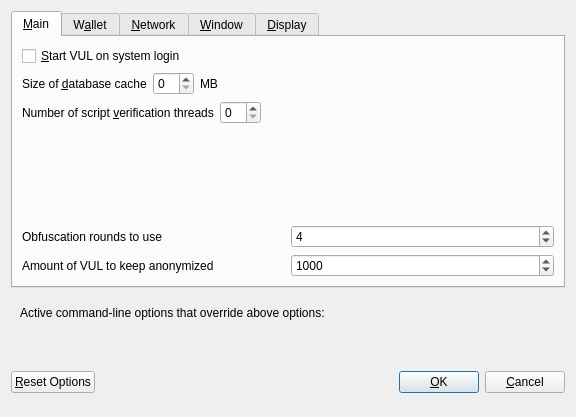
<?xml version="1.0" encoding="UTF-8"?>
<ui version="4.0">
 <class>OptionsDialog</class>
 <widget class="QDialog" name="OptionsDialog">
  <property name="geometry">
   <rect>
    <x>0</x>
    <y>0</y>
    <width>576</width>
    <height>417</height>
   </rect>
  </property>
  <property name="windowTitle">
   <string>Options</string>
  </property>
  <property name="modal">
   <bool>true</bool>
  </property>
  <layout class="QVBoxLayout" name="verticalLayout">
   <item>
    <widget class="QTabWidget" name="tabWidget">
     <property name="currentIndex">
      <number>0</number>
     </property>
     <widget class="QWidget" name="tabMain">
      <attribute name="title">
       <string>&amp;Main</string>
      </attribute>
      <layout class="QVBoxLayout" name="verticalLayout_Main">
       <item>
        <widget class="QCheckBox" name="bitcoinAtStartup">
         <property name="toolTip">
          <string>Automatically start VUL after logging in to the system.</string>
         </property>
         <property name="text">
          <string>&amp;Start VUL on system login</string>
         </property>
        </widget>
       </item>
       <item>
        <layout class="QHBoxLayout" name="horizontalLayout_2_Main">
         <item>
          <widget class="QLabel" name="databaseCacheLabel">
           <property name="text">
            <string>Size of &amp;database cache</string>
           </property>
           <property name="textFormat">
            <enum>Qt::PlainText</enum>
           </property>
           <property name="buddy">
            <cstring>databaseCache</cstring>
           </property>
          </widget>
         </item>
         <item>
          <widget class="QSpinBox" name="databaseCache"/>
         </item>
         <item>
          <widget class="QLabel" name="databaseCacheUnitLabel">
           <property name="text">
            <string>MB</string>
           </property>
           <property name="textFormat">
            <enum>Qt::PlainText</enum>
           </property>
          </widget>
         </item>
         <item>
          <spacer name="horizontalSpacer_2_Main">
           <property name="orientation">
            <enum>Qt::Horizontal</enum>
           </property>
           <property name="sizeHint" stdset="0">
            <size>
             <width>40</width>
             <height>20</height>
            </size>
           </property>
          </spacer>
         </item>
        </layout>
       </item>
       <item>
        <layout class="QHBoxLayout" name="horizontalLayout_3_Main">
         <item>
          <widget class="QLabel" name="threadsScriptVerifLabel">
           <property name="text">
            <string>Number of script &amp;verification threads</string>
           </property>
           <property name="textFormat">
            <enum>Qt::PlainText</enum>
           </property>
           <property name="buddy">
            <cstring>threadsScriptVerif</cstring>
           </property>
          </widget>
         </item>
         <item>
          <widget class="QSpinBox" name="threadsScriptVerif">
           <property name="toolTip">
            <string>(0 = auto, &lt;0 = leave that many cores free)</string>
           </property>
          </widget>
         </item>
         <item>
          <spacer name="horizontalSpacer_3_Main">
           <property name="orientation">
            <enum>Qt::Horizontal</enum>
           </property>
           <property name="sizeHint" stdset="0">
            <size>
             <width>40</width>
             <height>20</height>
            </size>
           </property>
          </spacer>
         </item>
        </layout>
       </item>
       <item>
        <spacer name="verticalSpacer_Main">
         <property name="orientation">
          <enum>Qt::Vertical</enum>
         </property>
         <property name="sizeHint" stdset="0">
          <size>
           <width>20</width>
           <height>40</height>
          </size>
         </property>
        </spacer>
       </item>
       <item>
        <layout class="QHBoxLayout" name="horizontalLayout_4_Main">
         <item>
          <widget class="QLabel" name="label">
           <property name="toolTip">
            <string>This setting determines the amount of individual masternodes that an input will be anonymized through.&lt;br/&gt;More rounds of anonymization gives a higher degree of privacy, but also costs more in fees.</string>
           </property>
           <property name="text">
            <string>Obfuscation rounds to use</string>
           </property>
          </widget>
         </item>
         <item>
          <widget class="QSpinBox" name="obfuscationRounds">
           <property name="minimum">
            <number>2</number>
           </property>
           <property name="maximum">
            <number>8</number>
           </property>
           <property name="value">
            <number>4</number>
           </property>
          </widget>
         </item>
        </layout>
       </item>
       <item>
        <layout class="QHBoxLayout" name="horizontalLayout">
         <item>
          <widget class="QLabel" name="label_2">
           <property name="toolTip">
            <string>This amount acts as a threshold to turn off Obfuscation once it's reached.</string>
           </property>
           <property name="statusTip">
            <string notr="true"/>
           </property>
           <property name="whatsThis">
            <string notr="true"/>
           </property>
           <property name="accessibleName">
            <string notr="true"/>
           </property>
           <property name="accessibleDescription">
            <string notr="true"/>
           </property>
           <property name="text">
            <string>Amount of VUL to keep anonymized</string>
           </property>
          </widget>
         </item>
         <item>
          <widget class="QSpinBox" name="anonymizeVul">
           <property name="minimum">
            <number>100</number>
           </property>
           <property name="maximum">
            <number>100000</number>
           </property>
           <property name="singleStep">
            <number>100</number>
           </property>
           <property name="value">
            <number>1000</number>
           </property>
          </widget>
         </item>
        </layout>
       </item>
      </layout>
     </widget>
     <widget class="QWidget" name="tabWallet">
      <attribute name="title">
       <string>W&amp;allet</string>
      </attribute>
      <layout class="QVBoxLayout" name="verticalLayout_Wallet">
       <item>
        <widget class="QGroupBox" name="groupBox">
         <property name="title">
          <string>Expert</string>
         </property>
         <layout class="QVBoxLayout" name="verticalLayout_2">
          <item>
           <widget class="QCheckBox" name="coinControlFeatures">
            <property name="toolTip">
             <string>Whether to show coin control features or not.</string>
            </property>
            <property name="text">
             <string>Enable coin &amp;control features</string>
            </property>
           </widget>
          </item>
          <item>
           <widget class="QCheckBox" name="showMasternodesTab">
            <property name="toolTip">
             <string>Show additional tab listing all your masternodes in first sub-tab&lt;br/&gt;and all masternodes on the network in second sub-tab.</string>
            </property>
            <property name="text">
             <string>Show Masternodes Tab</string>
            </property>
           </widget>
          </item>
          <item>
           <widget class="QCheckBox" name="spendZeroConfChange">
            <property name="toolTip">
             <string>If you disable the spending of unconfirmed change, the change from a transaction&lt;br/&gt;cannot be used until that transaction has at least one confirmation.&lt;br/&gt;This also affects how your balance is computed.</string>
            </property>
            <property name="text">
             <string>&amp;Spend unconfirmed change</string>
            </property>
           </widget>
          </item>
         </layout>
        </widget>
       </item>
       <item>
        <spacer name="verticalSpacer_Wallet">
         <property name="orientation">
          <enum>Qt::Vertical</enum>
         </property>
         <property name="sizeHint" stdset="0">
          <size>
           <width>20</width>
           <height>40</height>
          </size>
         </property>
        </spacer>
       </item>
      </layout>
     </widget>
     <widget class="QWidget" name="tabNetwork">
      <attribute name="title">
       <string>&amp;Network</string>
      </attribute>
      <layout class="QVBoxLayout" name="verticalLayout_Network">
       <item>
        <widget class="QCheckBox" name="mapPortUpnp">
         <property name="toolTip">
          <string>Automatically open the VUL client port on the router. This only works when your router supports UPnP and it is enabled.</string>
         </property>
         <property name="text">
          <string>Map port using &amp;UPnP</string>
         </property>
        </widget>
       </item>
       <item>
        <widget class="QCheckBox" name="allowIncoming">
         <property name="toolTip">
          <string>Accept connections from outside</string>
         </property>
         <property name="text">
          <string>Allow incoming connections</string>
         </property>
        </widget>
       </item>
       <item>
        <widget class="QCheckBox" name="connectSocks">
         <property name="toolTip">
          <string>Connect to the VUL network through a SOCKS5 proxy.</string>
         </property>
         <property name="text">
          <string>&amp;Connect through SOCKS5 proxy (default proxy):</string>
         </property>
        </widget>
       </item>
       <item>
        <layout class="QHBoxLayout" name="horizontalLayout_1_Network">
         <item>
          <widget class="QLabel" name="proxyIpLabel">
           <property name="text">
            <string>Proxy &amp;IP:</string>
           </property>
           <property name="textFormat">
            <enum>Qt::PlainText</enum>
           </property>
           <property name="buddy">
            <cstring>proxyIp</cstring>
           </property>
          </widget>
         </item>
         <item>
          <widget class="QValidatedLineEdit" name="proxyIp">
           <property name="minimumSize">
            <size>
             <width>140</width>
             <height>0</height>
            </size>
           </property>
           <property name="maximumSize">
            <size>
             <width>140</width>
             <height>16777215</height>
            </size>
           </property>
           <property name="toolTip">
            <string>IP address of the proxy (e.g. IPv4: 127.0.0.1 / IPv6: ::1)</string>
           </property>
          </widget>
         </item>
         <item>
          <widget class="QLabel" name="proxyPortLabel">
           <property name="text">
            <string>&amp;Port:</string>
           </property>
           <property name="textFormat">
            <enum>Qt::PlainText</enum>
           </property>
           <property name="buddy">
            <cstring>proxyPort</cstring>
           </property>
          </widget>
         </item>
         <item>
          <widget class="QLineEdit" name="proxyPort">
           <property name="minimumSize">
            <size>
             <width>55</width>
             <height>0</height>
            </size>
           </property>
           <property name="maximumSize">
            <size>
             <width>55</width>
             <height>16777215</height>
            </size>
           </property>
           <property name="toolTip">
            <string>Port of the proxy (e.g. 9050)</string>
           </property>
          </widget>
         </item>
         <item>
          <spacer name="horizontalSpacer_1_Network">
           <property name="orientation">
            <enum>Qt::Horizontal</enum>
           </property>
           <property name="sizeHint" stdset="0">
            <size>
             <width>40</width>
             <height>20</height>
            </size>
           </property>
          </spacer>
         </item>
        </layout>
       </item>
       <item>
        <spacer name="verticalSpacer_Network">
         <property name="orientation">
          <enum>Qt::Vertical</enum>
         </property>
         <property name="sizeHint" stdset="0">
          <size>
           <width>20</width>
           <height>40</height>
          </size>
         </property>
        </spacer>
       </item>
      </layout>
     </widget>
     <widget class="QWidget" name="tabWindow">
      <attribute name="title">
       <string>&amp;Window</string>
      </attribute>
      <layout class="QVBoxLayout" name="verticalLayout_Window">
       <item>
        <widget class="QCheckBox" name="minimizeToTray">
         <property name="toolTip">
          <string>Show only a tray icon after minimizing the window.</string>
         </property>
         <property name="text">
          <string>&amp;Minimize to the tray instead of the taskbar</string>
         </property>
        </widget>
       </item>
       <item>
        <widget class="QCheckBox" name="minimizeOnClose">
         <property name="toolTip">
          <string>Minimize instead of exit the application when the window is closed. When this option is enabled, the application will be closed only after selecting Quit in the menu.</string>
         </property>
         <property name="text">
          <string>M&amp;inimize on close</string>
         </property>
        </widget>
       </item>
       <item>
        <spacer name="verticalSpacer_Window">
         <property name="orientation">
          <enum>Qt::Vertical</enum>
         </property>
         <property name="sizeHint" stdset="0">
          <size>
           <width>20</width>
           <height>40</height>
          </size>
         </property>
        </spacer>
       </item>
      </layout>
     </widget>
     <widget class="QWidget" name="tabDisplay">
      <attribute name="title">
       <string>&amp;Display</string>
      </attribute>
      <layout class="QVBoxLayout" name="verticalLayout_Display">
       <item>
        <layout class="QHBoxLayout" name="horizontalLayout_1_Display">
         <item>
          <widget class="QLabel" name="langLabel">
           <property name="text">
            <string>User Interface &amp;language:</string>
           </property>
           <property name="textFormat">
            <enum>Qt::PlainText</enum>
           </property>
           <property name="buddy">
            <cstring>lang</cstring>
           </property>
          </widget>
         </item>
         <item>
          <widget class="QValueComboBox" name="lang">
           <property name="toolTip">
            <string>The user interface language can be set here. This setting will take effect after restarting VUL.</string>
           </property>
          </widget>
         </item>
        </layout>
       </item>
       <item>
        <widget class="QLabel" name="label_3">
         <property name="toolTip">
          <string notr="true"/>
         </property>
         <property name="statusTip">
          <string notr="true"/>
         </property>
         <property name="whatsThis">
          <string notr="true"/>
         </property>
         <property name="accessibleName">
          <string notr="true"/>
         </property>
         <property name="text">
          <string>Language missing or translation incomplete? Help contributing translations here:
https://www.transifex.com/vul-project/vul-project-translations</string>
         </property>
         <property name="wordWrap">
          <bool>true</bool>
         </property>
         <property name="openExternalLinks">
          <bool>true</bool>
         </property>
         <property name="textInteractionFlags">
          <set>Qt::TextBrowserInteraction</set>
         </property>
        </widget>
       </item>
       <item>
        <layout class="QHBoxLayout" name="horizontalLayout_4_Display" stretch="0,0">
         <item>
          <widget class="QLabel" name="themeLabel">
           <property name="text">
            <string>User Interface Theme:</string>
           </property>
          </widget>
         </item>
         <item>
          <widget class="QValueComboBox" name="theme"/>
         </item>
        </layout>
       </item>
       <item>
        <widget class="Line" name="line">
         <property name="orientation">
          <enum>Qt::Horizontal</enum>
         </property>
        </widget>
       </item>
       <item>
        <layout class="QHBoxLayout" name="horizontalLayout_2_Display">
         <item>
          <widget class="QLabel" name="unitLabel">
           <property name="text">
            <string>&amp;Unit to show amounts in:</string>
           </property>
           <property name="textFormat">
            <enum>Qt::PlainText</enum>
           </property>
           <property name="buddy">
            <cstring>unit</cstring>
           </property>
          </widget>
         </item>
         <item>
          <widget class="QValueComboBox" name="unit">
           <property name="toolTip">
            <string>Choose the default subdivision unit to show in the interface and when sending coins.</string>
           </property>
          </widget>
         </item>
        </layout>
       </item>
       <item>
        <layout class="QHBoxLayout" name="horizontalLayout_5_Display">
         <item>
          <widget class="QLabel" name="digitsLabel">
           <property name="text">
            <string>Decimal digits</string>
           </property>
          </widget>
         </item>
         <item>
          <widget class="QValueComboBox" name="digits"/>
         </item>
        </layout>
       </item>
       <item>
        <layout class="QHBoxLayout" name="horizontalLayout_3_Display">
         <item>
          <widget class="QLabel" name="thirdPartyTxUrlsLabel">
           <property name="toolTip">
            <string>Third party URLs (e.g. a block explorer) that appear in the transactions tab as context menu items. %s in the URL is replaced by transaction hash. Multiple URLs are separated by vertical bar |.</string>
           </property>
           <property name="text">
            <string>Third party transaction URLs</string>
           </property>
           <property name="buddy">
            <cstring>thirdPartyTxUrls</cstring>
           </property>
          </widget>
         </item>
         <item>
          <widget class="QLineEdit" name="thirdPartyTxUrls">
           <property name="toolTip">
            <string>Third party URLs (e.g. a block explorer) that appear in the transactions tab as context menu items. %s in the URL is replaced by transaction hash. Multiple URLs are separated by vertical bar |.</string>
           </property>
          </widget>
         </item>
        </layout>
       </item>
       <item>
        <spacer name="verticalSpacer">
         <property name="orientation">
          <enum>Qt::Vertical</enum>
         </property>
         <property name="sizeHint" stdset="0">
          <size>
           <width>20</width>
           <height>40</height>
          </size>
         </property>
        </spacer>
       </item>
      </layout>
     </widget>
    </widget>
   </item>
   <item>
    <widget class="QFrame" name="frame">
     <layout class="QVBoxLayout" name="verticalLayout_Bottom">
      <item>
       <layout class="QHBoxLayout" name="horizontalLayout_Bottom">
        <item>
         <widget class="QLabel" name="overriddenByCommandLineInfoLabel">
          <property name="text">
           <string>Active command-line options that override above options:</string>
          </property>
          <property name="textFormat">
           <enum>Qt::PlainText</enum>
          </property>
         </widget>
        </item>
        <item>
         <spacer name="horizontalSpacer_Bottom">
          <property name="orientation">
           <enum>Qt::Horizontal</enum>
          </property>
          <property name="sizeHint" stdset="0">
           <size>
            <width>40</width>
            <height>20</height>
           </size>
          </property>
         </spacer>
        </item>
       </layout>
      </item>
      <item>
       <widget class="QLabel" name="overriddenByCommandLineLabel">
        <property name="text">
         <string/>
        </property>
        <property name="textFormat">
         <enum>Qt::PlainText</enum>
        </property>
        <property name="wordWrap">
         <bool>true</bool>
        </property>
       </widget>
      </item>
     </layout>
    </widget>
   </item>
   <item>
    <layout class="QHBoxLayout" name="horizontalLayout_Buttons">
     <item>
      <widget class="QPushButton" name="resetButton">
       <property name="toolTip">
        <string>Reset all client options to default.</string>
       </property>
       <property name="text">
        <string>&amp;Reset Options</string>
       </property>
       <property name="autoDefault">
        <bool>false</bool>
       </property>
      </widget>
     </item>
     <item>
      <spacer name="horizontalSpacer_1">
       <property name="orientation">
        <enum>Qt::Horizontal</enum>
       </property>
       <property name="sizeHint" stdset="0">
        <size>
         <width>40</width>
         <height>48</height>
        </size>
       </property>
      </spacer>
     </item>
     <item>
      <widget class="QLabel" name="statusLabel">
       <property name="minimumSize">
        <size>
         <width>200</width>
         <height>0</height>
        </size>
       </property>
       <property name="font">
        <font>
         <weight>75</weight>
         <bold>true</bold>
        </font>
       </property>
       <property name="text">
        <string/>
       </property>
       <property name="textFormat">
        <enum>Qt::PlainText</enum>
       </property>
       <property name="wordWrap">
        <bool>true</bool>
       </property>
      </widget>
     </item>
     <item>
      <spacer name="horizontalSpacer_2">
       <property name="orientation">
        <enum>Qt::Horizontal</enum>
       </property>
       <property name="sizeHint" stdset="0">
        <size>
         <width>40</width>
         <height>48</height>
        </size>
       </property>
      </spacer>
     </item>
     <item>
      <widget class="QPushButton" name="okButton">
       <property name="text">
        <string>&amp;OK</string>
       </property>
       <property name="autoDefault">
        <bool>false</bool>
       </property>
       <property name="default">
        <bool>true</bool>
       </property>
      </widget>
     </item>
     <item>
      <widget class="QPushButton" name="cancelButton">
       <property name="text">
        <string>&amp;Cancel</string>
       </property>
       <property name="autoDefault">
        <bool>false</bool>
       </property>
      </widget>
     </item>
    </layout>
   </item>
  </layout>
 </widget>
 <customwidgets>
  <customwidget>
   <class>QValidatedLineEdit</class>
   <extends>QLineEdit</extends>
   <header>qvalidatedlineedit.h</header>
  </customwidget>
  <customwidget>
   <class>QValueComboBox</class>
   <extends>QComboBox</extends>
   <header>qvaluecombobox.h</header>
  </customwidget>
 </customwidgets>
 <resources/>
 <connections/>
</ui>
